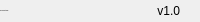
              <widget class="QFrame" name="bottomBar">
               <property name="minimumSize">
                <size>
                 <width>0</width>
                 <height>22</height>
                </size>
               </property>
               <property name="maximumSize">
                <size>
                 <width>16777215</width>
                 <height>22</height>
                </size>
               </property>
               <property name="frameShape">
                <enum>QFrame::NoFrame</enum>
               </property>
               <property name="frameShadow">
                <enum>QFrame::Raised</enum>
               </property>
               <layout class="QHBoxLayout" name="horizontalLayout_5">
                <property name="spacing">
                 <number>0</number>
                </property>
                <property name="leftMargin">
                 <number>0</number>
                </property>
                <property name="topMargin">
                 <number>0</number>
                </property>
                <property name="rightMargin">
                 <number>0</number>
                </property>
                <property name="bottomMargin">
                 <number>0</number>
                </property>
                <item>
                 <widget class="QLabel" name="creditsLabel">
                  <property name="maximumSize">
                   <size>
                    <width>16777215</width>
                    <height>16</height>
                   </size>
                  </property>
                  <property name="font">
                   <font>
                    <family>Segoe UI</family>
                    <pointsize>-1</pointsize>
                    <italic>false</italic>
                    <bold>false</bold>
                   </font>
                  </property>
                  <property name="text">
                   <string>By WinchesterDaw</string>
                  </property>
                  <property name="alignment">
                   <set>Qt::AlignLeading|Qt::AlignLeft|Qt::AlignVCenter</set>
                  </property>
                 </widget>
                </item>
                <item>
                 <widget class="QLabel" name="version">
                  <property name="text">
                   <string>v1.0</string>
                  </property>
                  <property name="alignment">
                   <set>Qt::AlignRight|Qt::AlignTrailing|Qt::AlignVCenter</set>
                  </property>
                 </widget>
                </item>
                <item>
                 <widget class="QFrame" name="frame_size_grip">
                  <property name="minimumSize">
                   <size>
                    <width>20</width>
                    <height>0</height>
                   </size>
                  </property>
                  <property name="maximumSize">
                   <size>
                    <width>20</width>
                    <height>16777215</height>
                   </size>
                  </property>
                  <property name="frameShape">
                   <enum>QFrame::NoFrame</enum>
                  </property>
                  <property name="frameShadow">
                   <enum>QFrame::Raised</enum>
                  </property>
                 </widget>
                </item>
               </layout>
              </widget>
